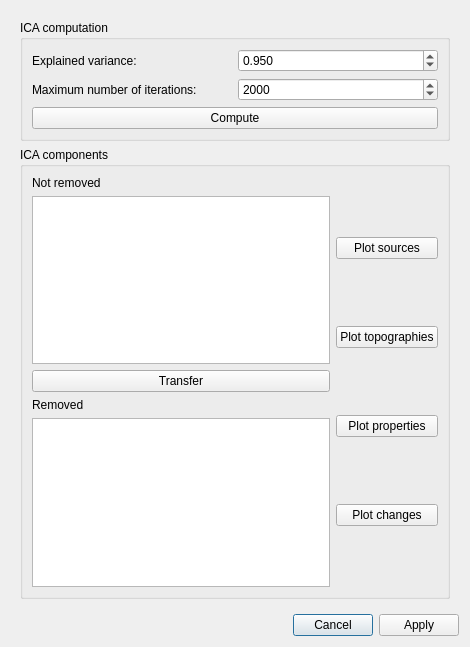
<?xml version="1.0" encoding="UTF-8"?>
<ui version="4.0">
 <class>Dialog</class>
 <widget class="QDialog" name="Dialog">
  <property name="geometry">
   <rect>
    <x>0</x>
    <y>0</y>
    <width>470</width>
    <height>647</height>
   </rect>
  </property>
  <property name="windowTitle">
   <string>ICA</string>
  </property>
  <layout class="QGridLayout" name="gridLayout">
   <item row="1" column="0">
    <layout class="QHBoxLayout" name="bottomLayout">
     <item>
      <spacer name="horizontalSpacer">
       <property name="orientation">
        <enum>Qt::Horizontal</enum>
       </property>
       <property name="sizeHint" stdset="0">
        <size>
         <width>40</width>
         <height>20</height>
        </size>
       </property>
      </spacer>
     </item>
     <item>
      <widget class="QPushButton" name="pushButtonCancel">
       <property name="text">
        <string>Cancel</string>
       </property>
      </widget>
     </item>
     <item>
      <widget class="QPushButton" name="pushButtonApply">
       <property name="sizePolicy">
        <sizepolicy hsizetype="Minimum" vsizetype="Fixed">
         <horstretch>0</horstretch>
         <verstretch>0</verstretch>
        </sizepolicy>
       </property>
       <property name="text">
        <string>Apply</string>
       </property>
      </widget>
     </item>
    </layout>
   </item>
   <item row="0" column="0">
    <widget class="QScrollArea" name="scrollArea">
     <property name="frameShape">
      <enum>QFrame::NoFrame</enum>
     </property>
     <property name="widgetResizable">
      <bool>true</bool>
     </property>
     <widget class="QWidget" name="scrollAreaWidgetContents">
      <property name="geometry">
       <rect>
        <x>0</x>
        <y>0</y>
        <width>452</width>
        <height>587</height>
       </rect>
      </property>
      <layout class="QGridLayout" name="gridLayout_5">
       <item row="0" column="0">
        <widget class="QGroupBox" name="groupBoxComputation">
         <property name="title">
          <string>ICA computation</string>
         </property>
         <layout class="QGridLayout" name="gridLayout_4">
          <item row="0" column="0">
           <layout class="QGridLayout" name="parametersLayout">
            <item row="1" column="1">
             <widget class="QSpinBox" name="spinBoxMaxIter">
              <property name="focusPolicy">
               <enum>Qt::StrongFocus</enum>
              </property>
              <property name="minimum">
               <number>1</number>
              </property>
              <property name="maximum">
               <number>10000000</number>
              </property>
              <property name="value">
               <number>2000</number>
              </property>
             </widget>
            </item>
            <item row="0" column="0">
             <widget class="QLabel" name="labelNComponents">
              <property name="text">
               <string>Explained variance:</string>
              </property>
             </widget>
            </item>
            <item row="0" column="1">
             <widget class="QDoubleSpinBox" name="doubleSpinBoxNComponents">
              <property name="suffix">
               <string/>
              </property>
              <property name="decimals">
               <number>3</number>
              </property>
              <property name="maximum">
               <double>1000.000000000000000</double>
              </property>
              <property name="singleStep">
               <double>0.100000000000000</double>
              </property>
              <property name="value">
               <double>0.950000000000000</double>
              </property>
             </widget>
            </item>
            <item row="1" column="0">
             <widget class="QLabel" name="labelMaxIter">
              <property name="text">
               <string>Maximum number of iterations: </string>
              </property>
              <property name="scaledContents">
               <bool>false</bool>
              </property>
             </widget>
            </item>
           </layout>
          </item>
          <item row="1" column="0">
           <widget class="QPushButton" name="pushButtonCompute">
            <property name="text">
             <string>Compute</string>
            </property>
           </widget>
          </item>
         </layout>
        </widget>
       </item>
       <item row="1" column="0">
        <widget class="QGroupBox" name="groupBoxComponents">
         <property name="title">
          <string>ICA components</string>
         </property>
         <layout class="QGridLayout" name="gridLayout_7">
          <item row="0" column="0">
           <layout class="QHBoxLayout" name="horizontalLayout">
            <item>
             <layout class="QGridLayout" name="gridLayout_2">
              <item row="0" column="0">
               <widget class="QLabel" name="labelNotRemoved">
                <property name="text">
                 <string>Not removed</string>
                </property>
               </widget>
              </item>
              <item row="1" column="0">
               <widget class="QListWidget" name="listWidgetNotRemoved"/>
              </item>
              <item row="4" column="0">
               <widget class="QListWidget" name="listWidgetRemoved"/>
              </item>
              <item row="3" column="0">
               <widget class="QLabel" name="labelRemoved">
                <property name="text">
                 <string>Removed</string>
                </property>
               </widget>
              </item>
              <item row="2" column="0">
               <widget class="QPushButton" name="pushButtonTransfer">
                <property name="text">
                 <string>Transfer</string>
                </property>
               </widget>
              </item>
             </layout>
            </item>
            <item>
             <layout class="QGridLayout" name="gridLayout_3">
              <item row="2" column="0">
               <widget class="QPushButton" name="pushButtonPlotProperties">
                <property name="text">
                 <string>Plot properties</string>
                </property>
               </widget>
              </item>
              <item row="3" column="0">
               <widget class="QPushButton" name="pushButtonPlotChanges">
                <property name="text">
                 <string>Plot changes</string>
                </property>
               </widget>
              </item>
              <item row="0" column="0">
               <widget class="QPushButton" name="pushButtonPlotSources">
                <property name="text">
                 <string>Plot sources</string>
                </property>
               </widget>
              </item>
              <item row="1" column="0">
               <widget class="QPushButton" name="pushButtonPlotTopographies">
                <property name="text">
                 <string>Plot topographies</string>
                </property>
               </widget>
              </item>
             </layout>
            </item>
           </layout>
          </item>
         </layout>
        </widget>
       </item>
      </layout>
     </widget>
    </widget>
   </item>
  </layout>
 </widget>
 <resources/>
 <connections>
  <connection>
   <sender>pushButtonCancel</sender>
   <signal>clicked()</signal>
   <receiver>Dialog</receiver>
   <slot>reject()</slot>
   <hints>
    <hint type="sourcelabel">
     <x>399</x>
     <y>927</y>
    </hint>
    <hint type="destinationlabel">
     <x>36</x>
     <y>241</y>
    </hint>
   </hints>
  </connection>
  <connection>
   <sender>pushButtonApply</sender>
   <signal>clicked()</signal>
   <receiver>Dialog</receiver>
   <slot>accept()</slot>
   <hints>
    <hint type="sourcelabel">
     <x>615</x>
     <y>927</y>
    </hint>
    <hint type="destinationlabel">
     <x>386</x>
     <y>233</y>
    </hint>
   </hints>
  </connection>
 </connections>
 <slots>
  <slot>acceptBatch()</slot>
 </slots>
</ui>
